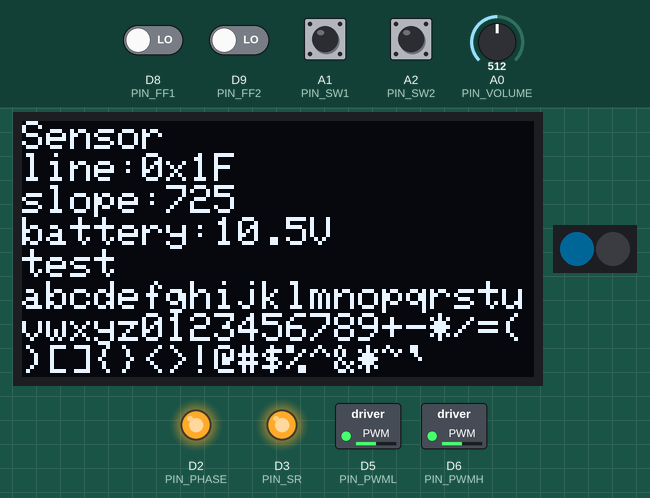
This program was run on a simulated Arduino Uno R4 Minima. On the bench: 128×64 one-colour display, 2 RGB LEDs in strip order, left to right, switched loads named in the program (green lamp = pin HIGH), output pins drawn as LEDs (lit = HIGH). The inputs (shaded band) are chosen by the test bench; at power-on: A1 (PIN_SW1), A2 (PIN_SW2) HIGH, D8 (PIN_FF1), D9 (PIN_FF2) LOW, A0 (PIN_VOLUME) = 512. Dim RGB values are drawn brighter than linear; colours are those a GRB WS2812 strip shows for the declared byte order; the display library's start-up logo is not drawn.

Above: at 2.3 s.
2.4 s: D8 (PIN_FF1) driven HIGH
At 2.75 s:
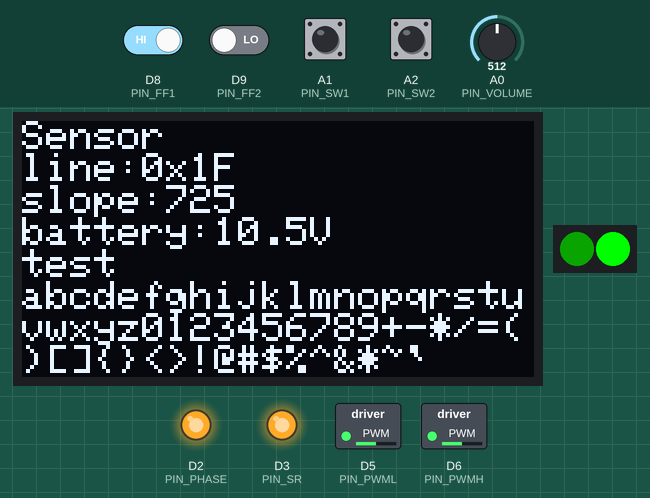
5.0 s: D8 (PIN_FF1) driven LOW
At 5.15 s:
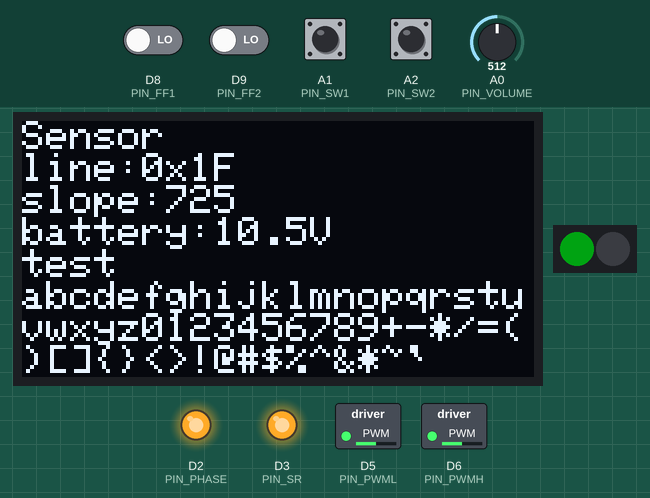
8.0 s: D9 (PIN_FF2) driven HIGH
At 8.15 s:
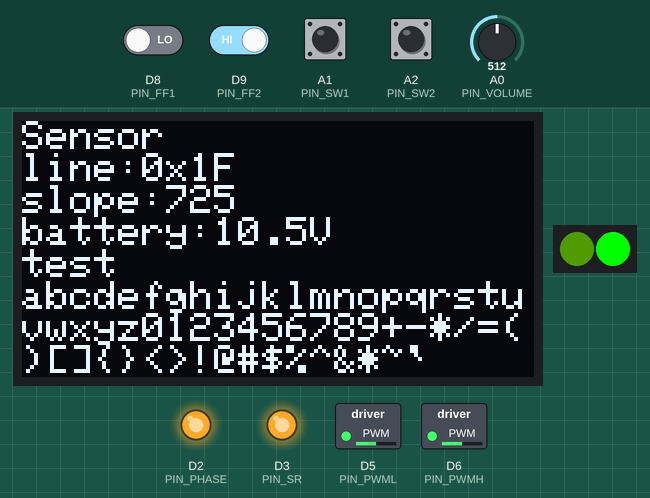
11.0 s: D9 (PIN_FF2) driven LOW
At 11.15 s:
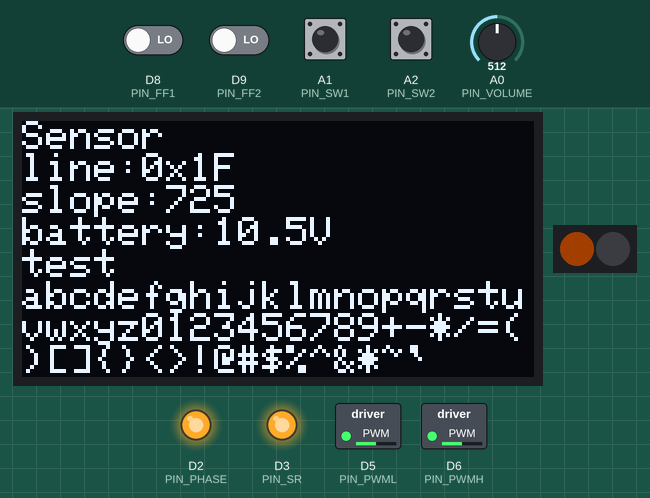
14.0 s: D8 (PIN_FF1) driven HIGH
At 14.15 s:
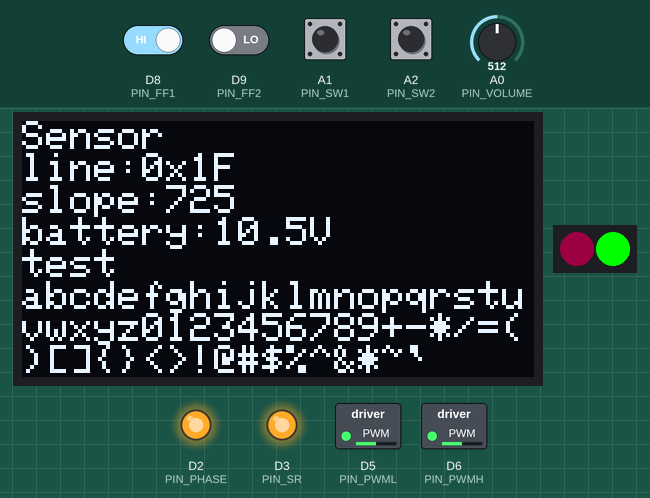
17.0 s: D8 (PIN_FF1) driven LOW
At 17.15 s:
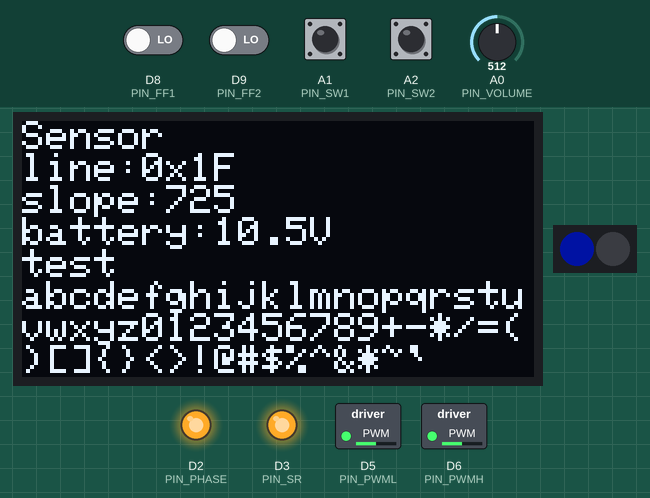
Timing chart, 0 to 21.0 s (numbered marks = the images above; inputs shaded):
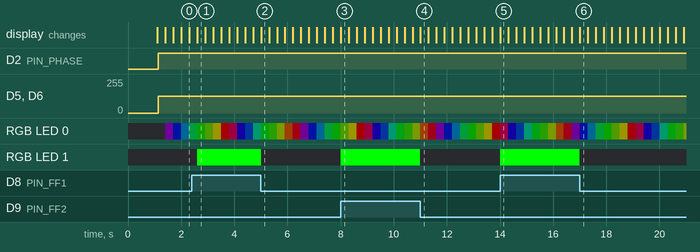

The program:

main.cpp
```cpp
#include <Arduino.h>
#include <FastLED.h>
#include <ezButton.h>
#include <Wire.h>
#include <Adafruit_GFX.h>
#include <Adafruit_SSD1306.h>
#include "motor_driver.h"

/******************************************************************/
/* Definitions                                                    */
/******************************************************************/
/***********************************/
/* Local definitions               */
/***********************************/
#define PIN_VOLUME ( A0 )
#define PIN_SW1 ( A1 )
#define PIN_SW2 ( A2 )

#define PIN_NEOPIXEL ( D11 )

#define PIN_PHASE ( D2)
#define PIN_SR ( D3 )
#define PIN_PWML ( D5 )
#define PIN_PWMH ( D6 )

#define PIN_FF1 ( D8 )
#define PIN_FF2 ( D9 )

#define NUM_LEDS 2

/***********************************/
/* Local Variables                 */
/***********************************/
CRGB leds[NUM_LEDS];
ezButton button_1(PIN_SW1);
ezButton button_2(PIN_SW2);

int pwm;
float fpwm;

bool direction = false;
bool brake_mode = false;
bool rotation = true;

uint8_t hue;
CHSV color(0, 255, 255);

Adafruit_SSD1306 display = Adafruit_SSD1306(128, 64, &Wire);

motor_driver motor1(PIN_PWMH, PIN_PWML, PIN_PHASE, PIN_SR, PIN_FF1, PIN_FF2);

/***********************************/
/* Global Variables                */
/***********************************/

/******************************************************************/
/* Implementation                                                 */
/******************************************************************/
/***********************************/
/* Local functions                 */
/***********************************/

/***********************************/
/* Class implementions             */
/***********************************/

/***********************************/
/* Global functions                */
/***********************************/
void setup() {
    Serial.begin(115200);
    pinMode(PIN_NEOPIXEL, OUTPUT);
    pinMode(PIN_VOLUME, INPUT);

    FastLED.addLeds<WS2812B, PIN_NEOPIXEL>(leds, NUM_LEDS);
    button_1.setDebounceTime(50);
    button_2.setDebounceTime(50);

    motor1.begin();

    display.begin(SSD1306_SWITCHCAPVCC, 0x3C);
    display.display();
    delay(1000);
    display.clearDisplay();
    display.display();
    display.setTextSize(1);
    display.setTextColor(SSD1306_WHITE);
    display.setCursor(0,0);
    display.println("Sensor");
    display.display();
    display.invertDisplay(false);
    display.println("line:0x1F"); //dummy
    display.println("slope:725"); //dummy
    display.println("battery:10.5V"); //dummy
    display.println("test"); //dummy
    display.println("abcdefghijklmnopqrstuvwxyz0123456789+-*/=()[]{}<>!@#$%^&*~`"); //dummy

    display.setCursor(0,0);
    display.display();
}

void loop() {
    button_1.loop();
    button_2.loop();

    if (button_1.isPressed()) {
        direction = !direction;
    }

    if (button_2.isPressed()) {
        brake_mode = !brake_mode;
    }

    pwm = (analogRead(PIN_VOLUME)*100)/1023;
    if (direction) {
        pwm = -pwm;
    }

    motor1.set(pwm, brake_mode);

    bool ff1 = digitalRead(PIN_FF1);
    bool ff2 = digitalRead(PIN_FF2);
    leds[0] = color.setHSV((millis()/10)%255, 255, 100);
    leds[1] = ff1|ff2 ? CRGB::Red : CRGB::Black;
    FastLED.show();
}
```

type_defines.h
```cpp
/******************************************************************/
/* Definitions                                                    */
/******************************************************************/
/***********************************/
/* Global definitions              */
/***********************************/

/***********************************/
/* Class                           */
/***********************************/

/***********************************/
/* Global functions                */
/***********************************/

/***********************************/
/* Global Variables                */
/***********************************/
typedef unsigned char u1;
typedef char s1;
typedef unsigned short u2;
typedef short s2;
typedef unsigned long u4;
typedef long s4;
typedef unsigned long long u8;
typedef long long s8;
typedef float f4;
typedef double f8;
```

motor_driver.cpp
```cpp
#include "motor_driver.h"
/******************************************************************/
/* Definitions                                                    */
/******************************************************************/
/***********************************/
/* Local definitions               */
/***********************************/
#define DEFAULT_FREQUENCY_HZ ( 5000 )

/***********************************/
/* Local Variables                 */
/***********************************/

/***********************************/
/* Global Variables                */
/***********************************/

/******************************************************************/
/* Implementation                                                 */
/******************************************************************/
/***********************************/
/* Local functions                 */
/***********************************/

/***********************************/
/* Class implementions             */
/***********************************/
/* pin_hとpin_lは同じタイマチャンネルのピンを指定すること！ */
/* さもなくば爆発します                                  */
motor_driver::motor_driver(pin_size_t pin_h, pin_size_t pin_l, pin_size_t pin_phase, pin_size_t pin_sr, pin_size_t pin_ff1, pin_size_t pin_ff2) :
    pin_h(pin_h),
    pin_l(pin_l),
    pin_phase(pin_phase),
    pin_sr(pin_sr),
    pin_ff1(pin_ff1),
    pin_ff2(pin_ff2),
    brake_mode(BRAKE_MODE),
    pwm(0),
    direction(FORWARD)
{
}

motor_driver::~motor_driver() {
    stop();
    delete pwmh;
    delete pwml;
}

void motor_driver::begin() {
    pinMode(pin_h, OUTPUT);
    pinMode(pin_l, OUTPUT);
    pinMode(pin_phase, OUTPUT);
    pinMode(pin_sr, OUTPUT);
    pinMode(pin_ff1, INPUT_PULLDOWN);
    pinMode(pin_ff2, INPUT_PULLDOWN);
    freq_hz = DEFAULT_FREQUENCY_HZ;
    pwmh = new PwmOut(pin_h);
    pwml = new PwmOut(pin_l);
    pwmh->begin(freq_to_width(freq_hz), 0);
    pwml->begin(freq_to_width(freq_hz), 0);
    set_frequency(1000);
    stop();
}

void motor_driver::stop() {
    digitalWrite(pin_h, LOW);
    digitalWrite(pin_l, LOW);
    digitalWrite(pin_phase, LOW);
    digitalWrite(pin_sr, HIGH);
    pwmh->pulse_perc(0);
    pwml->pulse_perc(0);
}

void motor_driver::set(s4 pwm, bool brake_mode) {
    this->pwm = pwm;
    this->brake_mode = brake_mode;

    direction = (pwm > 0) ? FORWARD : REVERSE;

    if (direction == FORWARD) {
        digitalWrite(pin_phase, HIGH);
    } else {
        digitalWrite(pin_phase, LOW);
    }

    if (brake_mode == BRAKE_MODE) {
        set_pwm(pwml, 100);
        set_pwm(pwmh, pwm);
    } else {
        set_pwm(pwml, pwm);
        set_pwm(pwmh, pwm);
    }
}

void motor_driver::set_frequency(u4 freq_hz) {
    this->freq_hz = freq_hz;
    pwmh->period_us(freq_to_width(freq_hz));
    pwml->period_us(freq_to_width(freq_hz));
}

u4 motor_driver::freq_to_width(u4 freq_hz) {
    return (1000000 / freq_hz); // us
}

void motor_driver::set_pwm(PwmOut* out, s4 pwm) {
    s4 abs_pwm = abs(pwm);
    out->pulse_perc(abs_pwm);
}

/***********************************/
/* Global functions                */
/***********************************/
```

motor_driver.h
```cpp
#pragma once
#include <Arduino.h>
#include <pwm.h>
#include "type_defines.h"

/******************************************************************/
/* Definitions                                                    */
/******************************************************************/
/***********************************/
/* Global definitions              */
/***********************************/
#define FORWARD (true)
#define REVERSE (false)

#define BRAKE_MODE (true)
#define COAST_MODE (false)

/***********************************/
/* Class                           */
/***********************************/
class motor_driver {
public:
    motor_driver(pin_size_t pin_h, pin_size_t pin_l, pin_size_t pin_phase, pin_size_t pin_sr, pin_size_t pin_ff1, pin_size_t pin_ff2);
    ~motor_driver();

    void begin();
    void stop();
    void set_frequency(u4 freq_hz);
    void set(s4 pwm, bool brake_mode);

private:
    pin_size_t pin_h;       // A3921 PWMH
    pin_size_t pin_l;       // A3921 PWML
    pin_size_t pin_phase;   // A3921 PHASE
    pin_size_t pin_sr;      // A3921 SR
    pin_size_t pin_ff1;     // A3921 FF1
    pin_size_t pin_ff2;     // A3921 FF2
    bool brake_mode;        // BRAKE_MODE or COAST_MODE
    s4 pwm;                 // -100 to 100
    PwmOut* pwmh;
    PwmOut* pwml;
    bool direction;         // FORWARD or REVERSE
    u4 freq_hz;             // hz

    u4 freq_to_width(u4 freq_hz);
    void set_pwm(PwmOut* out, s4 pwm);

};

/***********************************/
/* Global functions                */
/***********************************/

/***********************************/
/* Global Variables                */
/***********************************/
```
